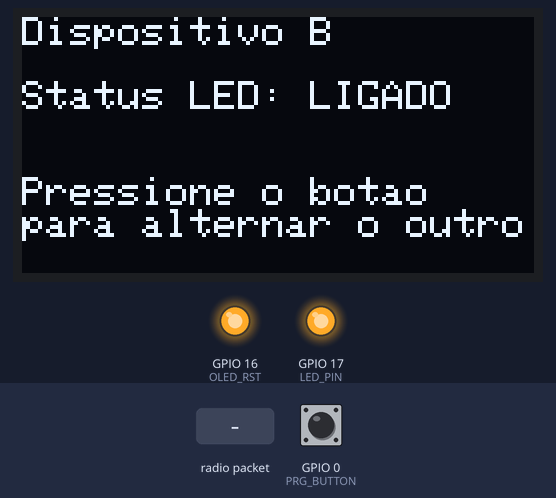
This sketch was run on a simulated ESP32. On the bench: 128×64 one-colour display, output pins drawn as LEDs (lit = HIGH). The test bench sets the inputs (shaded band); at power-on: GPIO 0 (PRG_BUTTON) HIGH. No radio packets arrive unless stated; what the sketch prints to the serial monitor is not drawn.

Above: at 1.2 s.
1.3 s: radio packet "CMD_LED:" arrives
At 2.6 s:
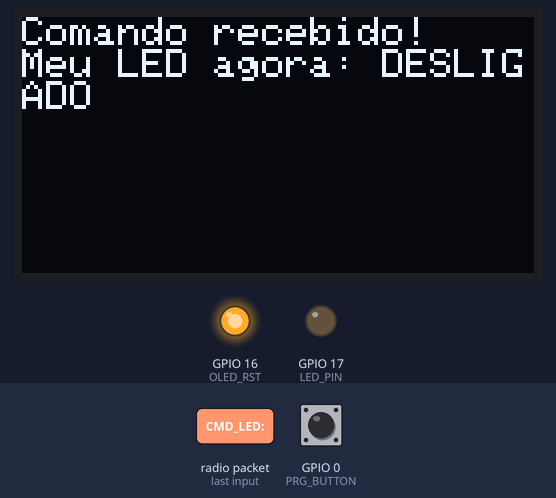
4.3 s: GPIO 0 (PRG_BUTTON) pulled LOW for 0.15 s
At 4.8 s:
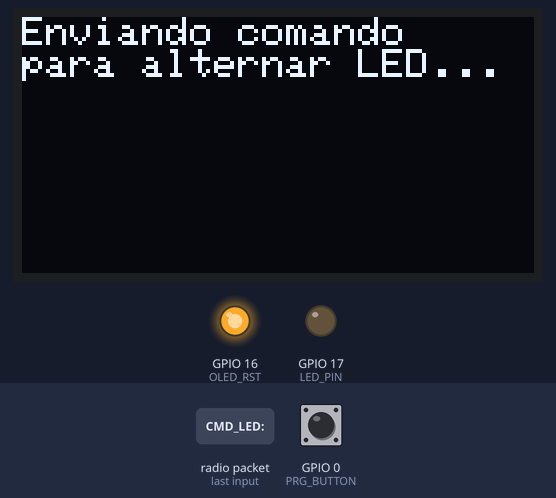
7.4 s: radio packet "ACK:" arrives
At 8.5 s:
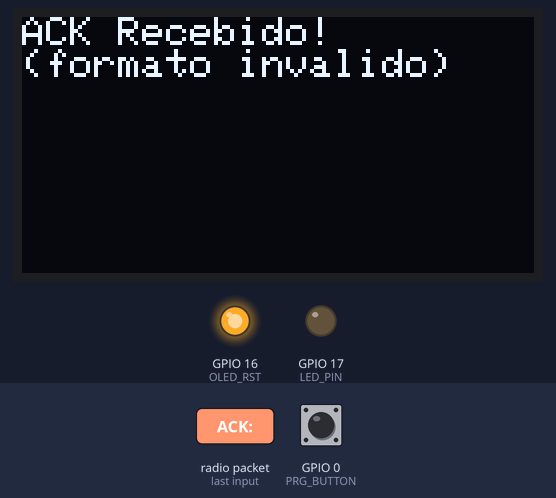
10.4 s: GPIO 0 (PRG_BUTTON) pulled LOW for 1 s
At 11.3 s:
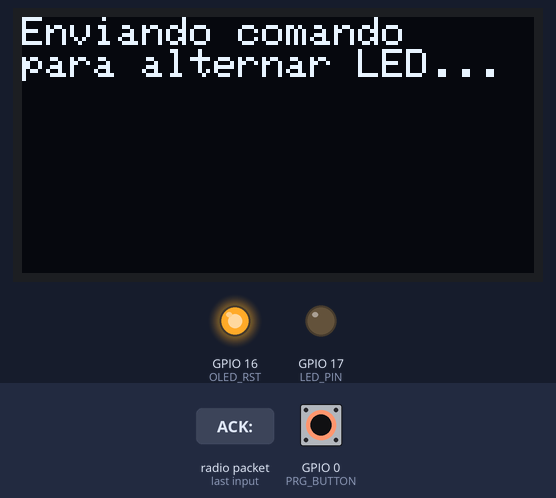
14.4 s: radio packet "CMD_LED:" arrives
At 15.0 s:
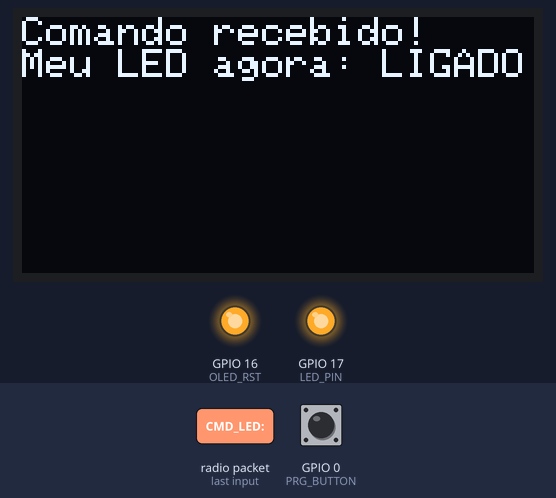
17.4 s: GPIO 0 (PRG_BUTTON) pulled LOW for 3.2 s
At 19.9 s:
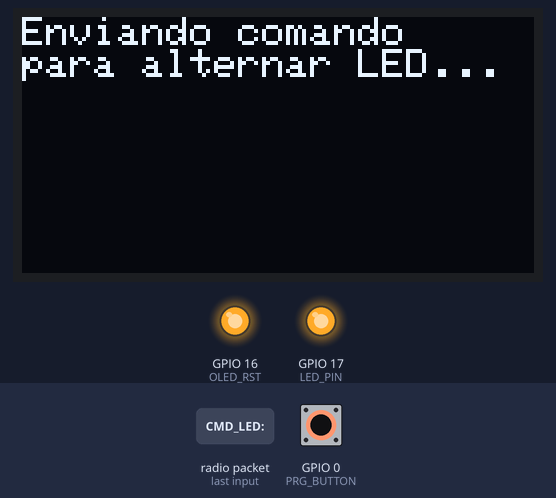
Timing chart, 0 to 21.4 s (numbered marks = the images above; inputs shaded):
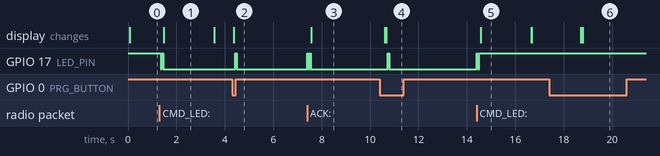

The sketch:

lorazap.ino
```cpp
#include <SPI.h>
#include <LoRa.h>
#include <Wire.h>
#include <Adafruit_GFX.h>
#include <Adafruit_SSD1306.h>

// ===================================================================
// ================= SELETOR DE DISPOSITIVO ==========================
// DESCOMENTE A LINHA ABAIXO PARA COMPILAR PARA O "DISPOSITIVO A"
#define DEVICE_B
// DEIXE COMENTADO PARA COMPILAR PARA O "DISPOSITIVO B"
// ===================================================================

// --- Definição da Identidade do Dispositivo ---
#ifdef DEVICE_A
  #define DEVICE_ID "Dispositivo A"
#else
  #define DEVICE_ID "Dispositivo B"
#endif

// --- Pinos do Hardware ---
#define LORA_SCK    5
#define LORA_MISO   19
#define LORA_MOSI   27
#define LORA_NSS    18
#define LORA_RST    14
#define LORA_DIO0   26

#define OLED_SDA    4
#define OLED_SCL    15
#define OLED_RST    16
#define SCREEN_WIDTH 128
#define SCREEN_HEIGHT 64

#define PRG_BUTTON  0
#define LED_PIN     17

// --- Variáveis Globais e Objetos ---
Adafruit_SSD1306 display(SCREEN_WIDTH, SCREEN_HEIGHT, &Wire, OLED_RST);
enum State { STATE_IDLE, STATE_WAIT_ACK };
State currentState = STATE_IDLE;
unsigned long txStartTime;
const long ACK_TIMEOUT = 5000;

bool ledState = true;

void updateDisplayStatus();

void setup() {
  Serial.begin(115200);
  while (!Serial);

  pinMode(PRG_BUTTON, INPUT_PULLUP);
  pinMode(LED_PIN, OUTPUT);

  ledState = true;
  digitalWrite(LED_PIN, HIGH);

  pinMode(OLED_RST, OUTPUT);
  digitalWrite(OLED_RST, LOW);
  delay(20);
  digitalWrite(OLED_RST, HIGH);
  Wire.begin(OLED_SDA, OLED_SCL);
  if(!display.begin(SSD1306_SWITCHCAPVCC, 0x3C)) {
    Serial.println(F("Falha ao iniciar o display SSD1306"));
    while (1);
  }

  Serial.println(String(DEVICE_ID) + " LoRa Controle de LED");
  updateDisplayStatus();

  LoRa.setPins(LORA_NSS, LORA_RST, LORA_DIO0);
  if (!LoRa.begin(915E6)) {
    Serial.println("Falha ao iniciar LoRa!");
    displayMessage("Falha LoRa!");
    while (1);
  }

  LoRa.setSpreadingFactor(7);
  LoRa.setSyncWord(0xF3);

  Serial.println("LoRa iniciado! Aguardando...");
  LoRa.receive();
}

void loop() {
  if (currentState == STATE_IDLE && digitalRead(PRG_BUTTON) == LOW) {
    delay(50);
    if(digitalRead(PRG_BUTTON) == LOW) {
      sendCommandToggleLed();
      while(digitalRead(PRG_BUTTON) == LOW);
    }
  }

  int packetSize = LoRa.parsePacket();
  if (packetSize > 0) {
    processIncomingPacket(packetSize);
  }

  if (currentState == STATE_WAIT_ACK && (millis() - txStartTime > ACK_TIMEOUT)) {
    Serial.println("Timeout! Nenhuma confirmação (ACK) recebida.");
    displayMessage("Timeout!\nSem resposta.");

    currentState = STATE_IDLE;
    LoRa.receive();

    delay(2000);
    updateDisplayStatus();
  }
}

void sendCommandToggleLed() {
  String message = "CMD_LED:" + String(DEVICE_ID) + ":TOGGLE";

  Serial.println("Enviando comando: " + message);
  displayMessage("Enviando comando\npara alternar LED...");

  LoRa.beginPacket();
  LoRa.print(message);
  LoRa.endPacket();

  blinkLed(1);

  currentState = STATE_WAIT_ACK;
  txStartTime = millis();
}

void processIncomingPacket(int packetSize) {
  String receivedText = "";
  while (LoRa.available()) {
    receivedText += (char)LoRa.read();
  }
  // O RSSI do pacote recebido é medido aqui
  int rssi = LoRa.packetRssi();
  blinkLed(2);

  Serial.print("Recebido: '");
  Serial.print(receivedText);
  Serial.print("' com RSSI: ");
  Serial.println(rssi);

  // --- Lógica de Protocolo ---

  // 1. É um comando para o LED?
  if (receivedText.startsWith("CMD_LED:")) {
    ledState = !ledState;
    digitalWrite(LED_PIN, ledState);

    String currentLedStatusStr = ledState ? "LIGADO" : "DESLIGADO";
    displayMessage("Comando recebido!\nMeu LED agora: " + currentLedStatusStr);

    // MODIFICADO: Inclui o RSSI medido na mensagem de ACK.
    // O novo formato será: "ACK:DEVICE_ID:STATUS_LED:RSSI"
    String ackMessage = "ACK:" + String(DEVICE_ID) + ":" + currentLedStatusStr + ":" + String(rssi);

    LoRa.beginPacket();
    LoRa.print(ackMessage);
    LoRa.endPacket();
    Serial.println("Enviando ACK: " + ackMessage);

    LoRa.receive();

    delay(2000);
    updateDisplayStatus();

  // 2. É uma confirmação?
  } else if (receivedText.startsWith("ACK:")) {
    if (currentState == STATE_WAIT_ACK) {

      // MODIFICADO: Lógica para extrair o status do LED e o RSSI do payload
      // Formato esperado: ACK:REMETENTE:STATUS:RSSI
      int firstColon = receivedText.indexOf(':');
      int secondColon = receivedText.indexOf(':', firstColon + 1);
      int thirdColon = receivedText.indexOf(':', secondColon + 1);

      // Verifica se o formato está correto antes de tentar extrair os dados
      if (secondColon != -1 && thirdColon != -1) {
          String sender = receivedText.substring(firstColon + 1, secondColon);
          String ledStatusPayload = receivedText.substring(secondColon + 1, thirdColon);
          String rssiPayload = receivedText.substring(thirdColon + 1);

          displayMessage("Confirmado! " + sender + "\nLED: " + ledStatusPayload + "\n\nRSSI: " + rssiPayload + " dBm");

      } else {
          // Se o formato estiver errado, exibe uma mensagem genérica
          displayMessage("ACK Recebido!\n(formato invalido)");
      }

      currentState = STATE_IDLE; // Sucesso, volta ao estado ocioso
      delay(3000); // Aumenta o tempo para dar para ler o RSSI
      updateDisplayStatus(); // Atualiza o display principal
    }
  }
}

// --- Funções Auxiliares ---

void updateDisplayStatus() {
  display.clearDisplay();
  display.setTextSize(1);
  display.setTextColor(SSD1306_WHITE);
  display.setCursor(0, 0);
  display.println(DEVICE_ID);
  display.setCursor(0, 16);
  display.print("Status LED: ");
  display.println(ledState ? "LIGADO" : "DESLIGADO");
  display.setCursor(0, 40);
  display.print("Pressione o botao\npara alternar o outro");
  display.display();
}

void displayMessage(String msg) {
  display.clearDisplay();
  display.setTextSize(1);
  display.setTextColor(SSD1306_WHITE);
  display.setCursor(0, 0);
  display.println(msg);
  display.display();
}

void blinkLed(int times) {
  bool previousState = digitalRead(LED_PIN);
  for (int i=0; i < times; i++) {
    digitalWrite(LED_PIN, HIGH);
    delay(50);
    digitalWrite(LED_PIN, LOW);
    if (i < times - 1) {
      delay(50);
    }
  }
  digitalWrite(LED_PIN, previousState);
}
/*
#include <SPI.h>
#include <LoRa.h>
#include <Wire.h>
#include <Adafruit_GFX.h>
#include <Adafruit_SSD1306.h>

// ===================================================================
// ================= SELETOR DE DISPOSITIVO ==========================
//
// DESCOMENTE A LINHA ABAIXO PARA COMPILAR PARA O "DISPOSITIVO A"
// DEIXE COMENTADO PARA COMPILAR PARA O "DISPOSITIVO B"
//
#define DEVICE_B
//
// ===================================================================


// --- Definição da Identidade do Dispositivo ---
#ifdef DEVICE_A
  #define DEVICE_ID "Dispositivo A"
#else
  #define DEVICE_ID "Dispositivo B"
#endif


// --- Pinos do Hardware (iguais para ambos os dispositivos) ---
#define LORA_SCK    5
#define LORA_MISO   19
#define LORA_MOSI   27
#define LORA_NSS    18
#define LORA_RST    14
#define LORA_DIO0   26

#define OLED_SDA    4
#define OLED_SCL    15
#define OLED_RST    16
#define SCREEN_WIDTH 128
#define SCREEN_HEIGHT 64

#define PRG_BUTTON  0
#define LED_PIN     17 // LED_BUILTIN para algumas placas, ou um pino específico

// --- Variáveis Globais e Objetos ---
Adafruit_SSD1306 display(SCREEN_WIDTH, SCREEN_HEIGHT, &Wire, OLED_RST);
enum State { STATE_IDLE, STATE_WAIT_ACK };
State currentState = STATE_IDLE;
unsigned long txStartTime;
const long ACK_TIMEOUT = 5000; // 5 segundos para esperar por uma confirmação
int packetCounter = 0;

void setup() {
  Serial.begin(115200);
  while (!Serial);

  pinMode(PRG_BUTTON, INPUT_PULLUP);
  pinMode(LED_PIN, OUTPUT);
  digitalWrite(LED_PIN, LOW);

  // =================== INICIALIZAÇÃO CORRETA DO DISPLAY ===================
  // 1. Reset manual do OLED
  pinMode(OLED_RST, OUTPUT);
  digitalWrite(OLED_RST, LOW);
  delay(20);
  digitalWrite(OLED_RST, HIGH);

  // 2. Inicia o barramento I2C com os pinos corretos ANTES de iniciar o display
  Wire.begin(OLED_SDA, OLED_SCL);

  // 3. Tenta iniciar o display
  if(!display.begin(SSD1306_SWITCHCAPVCC, 0x3C)) {
    Serial.println(F("Falha ao iniciar o display SSD1306"));
    while (1);
  }
  // ========================================================================

  displayMessage(String(DEVICE_ID) + "\nPronto.\nPressione PRG");
  Serial.println(String(DEVICE_ID) + " LoRa Bidirecional");

  // --- Inicialização do LoRa ---
  LoRa.setPins(LORA_NSS, LORA_RST, LORA_DIO0);
  if (!LoRa.begin(915E6)) { // Certifique-se que a frequência é permitida na sua região
    Serial.println("Falha ao iniciar LoRa!");
    displayMessage("Falha LoRa!");
    while (1);
  }

  // Parâmetros de comunicação (devem ser iguais em ambos os dispositivos)
  LoRa.setSpreadingFactor(7);
  LoRa.setSyncWord(0xF3);

  Serial.println("LoRa iniciado! Aguardando...");
  LoRa.receive(); // Coloca o rádio em modo de recebimento
}


void loop() {
  // --- Bloco de Envio ---
  // Se o dispositivo estiver ocioso e o botão for pressionado...
  if (currentState == STATE_IDLE && digitalRead(PRG_BUTTON) == LOW) {
    delay(50); // Debounce do botão
    if(digitalRead(PRG_BUTTON) == LOW) {
      sendNewMessage();
      while(digitalRead(PRG_BUTTON) == LOW); // Espera o botão ser solto
    }
  }

  // --- Bloco de Recebimento ---
  int packetSize = LoRa.parsePacket();
  if (packetSize > 0) {
    processIncomingPacket(packetSize);
  }

  // --- Bloco de Timeout ---
  // Se estivermos esperando por um ACK e o tempo esgotou...
  if (currentState == STATE_WAIT_ACK && (millis() - txStartTime > ACK_TIMEOUT)) {
    Serial.println("Timeout! Nenhuma confirmação (ACK) recebida.");
    displayMessage("Timeout!\nSem resposta.");

    // Volta ao estado inicial
    currentState = STATE_IDLE;
    LoRa.receive(); // Coloca o rádio de volta em modo de escuta

    delay(2000);
    displayMessage(String(DEVICE_ID) + "\nPronto.\nPressione PRG");
  }
}

void sendNewMessage() {
  packetCounter++;
  String message = "MSG:" + String(DEVICE_ID) + ":oi #" + String(packetCounter);

  Serial.println("Enviando: " + message);
  displayMessage("Enviando...\n" + message);

  LoRa.beginPacket();
  LoRa.print(message);
  LoRa.endPacket();

  blinkLed(1); // Pisca 1 vez para indicar envio

  // Muda o estado para esperar pela confirmação
  currentState = STATE_WAIT_ACK;
  txStartTime = millis(); // Marca o tempo de início do envio
}

void processIncomingPacket(int packetSize) {
  String receivedText = "";
  while (LoRa.available()) {
    receivedText += (char)LoRa.read();
  }
  int rssi = LoRa.packetRssi();

  blinkLed(2); // Pisca 2 vezes para indicar recebimento

  Serial.print("Recebido: '");
  Serial.print(receivedText);
  Serial.print("' com RSSI: ");
  Serial.println(rssi);

  // --- Lógica de Protocolo ---

  // 1. É uma mensagem nova? (Começa com "MSG:")
  if (receivedText.startsWith("MSG:")) {
    // Extrai quem enviou e a mensagem
    String sender = receivedText.substring(4, receivedText.indexOf(':', 4));
    String payload = receivedText.substring(receivedText.indexOf(':', 4) + 1);

    displayMessage("De: " + sender + "\n" + payload + "\nRSSI: " + String(rssi));

    // Envia uma mensagem de confirmação (ACK) de volta
    String ackMessage = "ACK:" + String(DEVICE_ID) + ":RSSI " + String(rssi);

    // Importante: LoRa não pode enviar e receber ao mesmo tempo.
    // O envio do ACK interrompe o modo de recebimento, então precisamos reativá-lo depois.
    LoRa.beginPacket();
    LoRa.print(ackMessage);
    LoRa.endPacket();
    Serial.println("Enviando ACK: " + ackMessage);

    // Após enviar o ACK, volta imediatamente para o modo de recebimento
    LoRa.receive();

  // 2. É uma confirmação? (Começa com "ACK:")
  } else if (receivedText.startsWith("ACK:")) {
    // Só processa o ACK se estivéssemos esperando por um
    if (currentState == STATE_WAIT_ACK) {
      String sender = receivedText.substring(4, receivedText.indexOf(':', 4));
      String payload = receivedText.substring(receivedText.indexOf(':', 4) + 1);

      displayMessage("ACK de: " + sender + "\n" + payload);

      // Sucesso! Volta ao estado ocioso.
      currentState = STATE_IDLE;
    }
  }

  // Se após processar o pacote, o dispositivo ficou ocioso, atualiza o display
  // para a mensagem de "Pronto" após um tempo.
  if (currentState == STATE_IDLE) {
    delay(2000);
    displayMessage(String(DEVICE_ID) + "\nPronto.\nPressione PRG");
  }
}

// --- Funções Auxiliares ---

void displayMessage(String msg) {
  display.clearDisplay();
  display.setTextSize(1);
  display.setTextColor(SSD1306_WHITE);
  display.setCursor(0, 0);
  display.println(msg);
  display.display();
}

void blinkLed(int times) {
  for (int i=0; i < times; i++) {
    digitalWrite(LED_PIN, HIGH);
    delay(100);
    digitalWrite(LED_PIN, LOW);
    if (i < times - 1) {
      delay(100);
    }
  }
}
*/
```

Measured:
- after the input at 1.3 s, GPIO 17 (LED_PIN): HIGH → LOW after 0.05 s, → HIGH 0.05 s later, → LOW 0.05 s later; the display: changes after 0.18 s (image 1)
- after the input at 4.3 s, GPIO 17 (LED_PIN): LOW → HIGH after 0.14 s, → LOW 0.05 s later; the display: changes after 0.08 s (image 2)
- after the input at 7.4 s, GPIO 17 (LED_PIN): alternates HIGH for 0.05 s and LOW for 0.05 s, 4 changes in all, then stays LOW, starting at once; the display: changes after 0.18 s (image 3)
- after the input at 10.4 s, GPIO 17 (LED_PIN): LOW → HIGH after 0.34 s, → LOW 0.05 s later; the display: first differs from a run without the input after 0.28 s (image 4)
- after the input at 14.4 s, GPIO 17 (LED_PIN): LOW → HIGH at once, → LOW 0.05 s later, → HIGH 0.05 s later; the display: changes after 0.18 s (image 5)
- after the input at 17.4 s, the display: first differs from a run without the input after 1.4 s (image 6)
- what the display in image 1 shows lasts 2.1 s, from 1.5 s to 3.6 s
